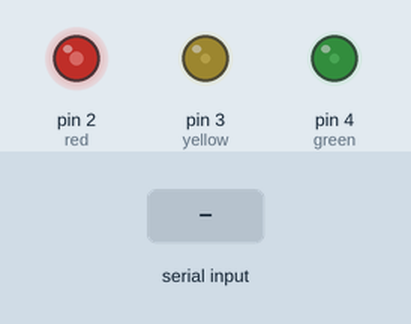
Recording of a sketch running on a simulated Arduino Uno, built with avr-gcc and run on an emulated ATmega328P. Shown: output pins drawn as LEDs (lit = HIGH). The test bench sets the inputs (shaded band). What the sketch prints to the serial monitor is not drawn.

Above: at 1.2 s.
1.3 s: "5\n" received over Serial
At 1.58 s:
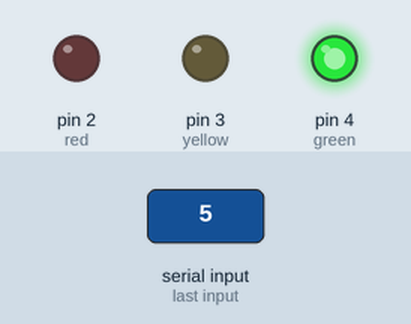
At 2.2 s:
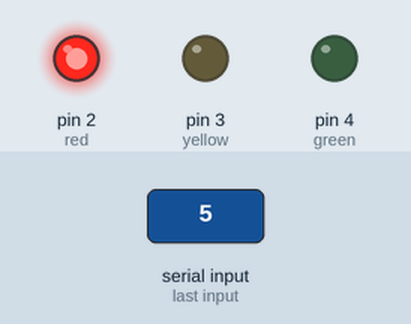
Timing chart, 0 to 4.3 s (numbered marks = the images above; inputs shaded):
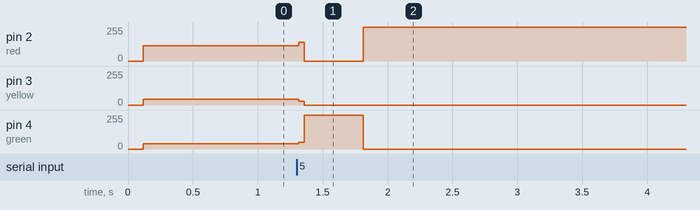

Measured:
- after the input at 1.3 s, pin 2 (red): 114/255 → 0/255 at once, → 255/255 0.50 s later; pin 3 (yellow): 45/255 → 0/255 at once; pin 4 (green): 40/255 → 255/255 at once, → 0/255 0.50 s later

The sketch:

___________I______1_2_.ino
```cpp
/*
  PPT의 requirements 대로 '초록->노랑->빨강' 을 시리얼 모니터에 넣음으로서 점등 인터벌을 조절할 수 있습니다.
  또한, 각 부분을 함수로 나누어서, 모듈화하였습니다.
*/

#include <Arduino.h>
#include <string.h>

void GetIntervals(); //c++ 컴파일시 생기는 순서 오류를 우회하기 위한 위한 함수 불러오기.
void Blink();

String Inputstring; //시리얼로 읽은 스트링이 저장될 곳.

String delaystring1; //int로 변환 전 스트링들의 임시 저장용 스트링.
String delaystring2;
String delaystring3;

byte ind1; //delay 값 추출시 사용되는 인덱스. 용량을 조금이나마 줄이기 위해 byte로 정의함.
byte ind2;
byte ind3;

int delay1 = 0; //딜레이 정의.
int delay2 = 0;
int delay3 = 0;

const byte red = 2; //LED 핀 정의. 용량을 조금이나마 줄이기 위해 byte 로 정의함.
const byte yellow = 3;
const byte green = 4;

void setup()
{
  Serial.begin(9600); //시리얼 셋업.

  pinMode(red, OUTPUT); //핀을 output으로 정의.
  pinMode(yellow, OUTPUT);
  pinMode(green, OUTPUT);

  Serial.println("초록->노랑->빨강 순으로 제어 시간을 입력하세요.");
  Serial.println("입력한 숫자의 100배 간격으로 점멸됩니다.(단위: ms)");
}

void loop()
{
  GetIntervals();
  Blink();
}

void Blink()
{ //GetIntervals() 에서 불러온 딜레이를 바탕으로 불을 점등시키는 함수.
  digitalWrite(red, 0);
  digitalWrite(green, 1);
  delay(delay1);
  digitalWrite(green, 0);
  digitalWrite(yellow, 1);
  delay(delay2);
  digitalWrite(yellow, 0);
  digitalWrite(red, 1);
  delay(delay3);
}

void GetIntervals()
{ //시리얼 통신을 통해서 딜레이를 받아오는 함수.
  if (Serial.available())
  {
    delay(10); //시리얼 통신의 처리를 위해서 조금만 기다려줍시다.

    while (Serial.available() != 0)
    {
      char c = Serial.read();
      Inputstring += c;
    }

    ind1 = Inputstring.indexOf('-');               //화살표(->) 의 '-' 를 찾음.
    delaystring1 = Inputstring.substring(0, ind1); //delaystring1 을 '-' 전까지의 문자로 정의.
    ind2 = Inputstring.indexOf('-', ind1 + 2);     //화살표를 건너뛴 뒤, 위의 과정을 반복.
    delaystring2 = Inputstring.substring(ind1 + 2, ind2);
    ind3 = Inputstring.indexOf('-', ind2 + 2);
    delaystring3 = Inputstring.substring(ind2 + 2);

    delay1 = delaystring1.toInt(); //delay 에 delaystring 을 int 형태로 변환하여 저장.
    delay2 = delaystring2.toInt();
    delay3 = delaystring3.toInt();

    delay1 *= 100; //100을 곱함.
    delay2 *= 100;
    delay3 *= 100;

    Serial.print("Green Delay = "); //출력.
    Serial.print(delay1);
    Serial.println("ms");
    Serial.print("Yellow Delay = ");
    Serial.print(delay2);
    Serial.println("ms");
    Serial.print("Red Delay = ");
    Serial.print(delay3);
    Serial.println("ms");
    Serial.println();

    delay3 = delay3 - 10; //앞선 시리얼통신의 10ms 를 보정하기 위해서 delay3 값을 조정함.

    Inputstring = ""; //추후 재입력되는 딜레이를 받기 위해서 스트링들을 비움.
    delaystring1 = "";
    delaystring2 = "";
    delaystring3 = "";
  }
}
```
